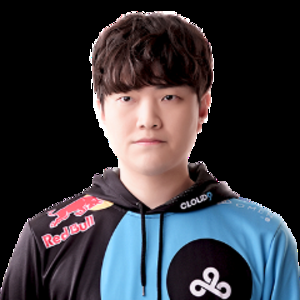
#> input picture DDA.png, 300 x 300 px
$ jupyter execute Chap11.ipynb
#> lines starting #> are read from the running program, lines starting #| are printed output that depends on the picture; pictures that were not available may be replaced by others from this repository, and a replacement may not be noted
[cell 1]
import numpy as np
import cv2

[cell 2]
img = cv2.imread('DDA.png')
#> img is the input picture: shape (300, 300, 3); mean B, G, R 59.2, 53.1, 53.8

[cell 3]
cv2.imshow('DDA', img)
cv2.waitKey(0)
cv2.destroyAllWindows()

[cell 4]
img = cv2.imread('DDA.png', 0)
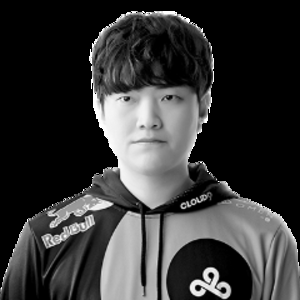
#> img: shape (300, 300); min 0, max 255, mean 53.7
cv2.imshow('image',img)
k = cv2.waitKey(0)
#> (key q is pressed here)

if k == 27: # wait for ESC key to exit
    cv2.destroyAllWindows()
elif k == ord('s'): # wait for 's' key to save and exit
    cv2.imwrite('DDAgray.png',img)
cv2.destroyAllWindows()

[cell 5]
cap = cv2.VideoCapture(0)

while(True):
    ret, frame = cap.read()
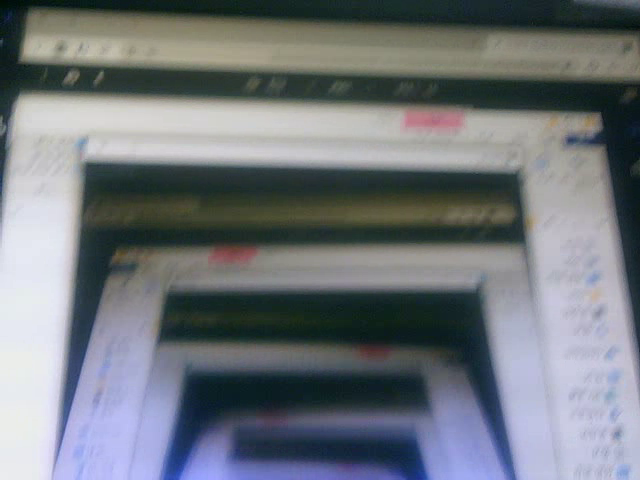
#> input picture frame 28 of output.avi, 640 x 480 px, given in place of the camera
#> frame is the input picture: shape (480, 640, 3); mean B, G, R 123.2, 117.8, 112.5
    gray = cv2.cvtColor(frame, cv2.COLOR_BGR2GRAY)
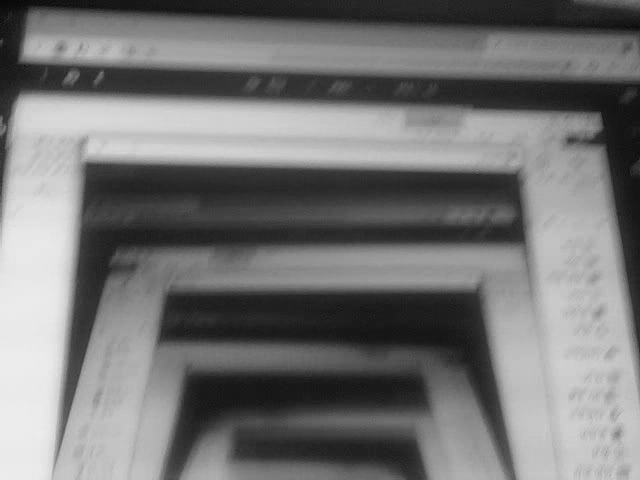
#> gray: shape (480, 640); min 7, max 236, mean 116.8
    cv2.imshow('frame',gray)

    if cv2.waitKey(1) & 0xFF == ord('q'):
#> (key q is pressed here)
        break

cap.release()
cv2.destroyAllWindows()

[cell 6]
from matplotlib import pyplot as plt

img = cv2.imread('DDA.png',0)
plt.imshow(img, cmap = 'gray', interpolation = 'bicubic')
plt.xticks([]), plt.yticks([]) # to hide tick values on X and Y axis
plt.show()

[cell 7]
cap = cv2.VideoCapture('vtest.avi')

while(cap.isOpened()):
    ret, frame = cap.read()
    gray = cv2.cvtColor(frame, cv2.COLOR_BGR2GRAY)
    cv2.imshow('frame',gray)

    if cv2.waitKey(1) & 0xFF == ord('q'):
#> (key q is pressed here)
        break

cap.release()
cv2.destroyAllWindows()

[cell 8]
cap = cv2.VideoCapture(0)

fourcc = cv2.VideoWriter_fourcc(*'XVID')
out = cv2.VideoWriter('output.avi',fourcc, 20.0, (640,480))
while(cap.isOpened()):
    ret, frame = cap.read()
    if ret==True:
        frame = cv2.flip(frame,0)
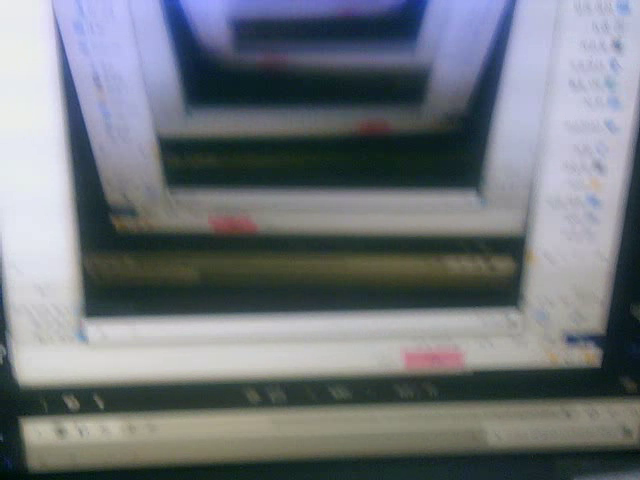
#> frame: shape (480, 640, 3); mean B, G, R 123.2, 117.8, 112.5

        out.write(frame)
        cv2.imshow('frame',frame)
        if cv2.waitKey(1) & 0xFF == ord('q'):
#> (key q is pressed here)
            break
    else:
        break

cap.release()
out.release()
cv2.destroyAllWindows()

[cell 9]
img = np.zeros((512,512,3), np.uint8)
img = cv2.line(img,(0,0),(511,255),(255,0,255),5)
img = cv2.rectangle(img,(384,0),(510,128),(190,255,50),3)
img = cv2.circle(img,(447,63), 63, (100,123,200), -1)
img = cv2.ellipse(img,(256,256),(100,50),0,0,180,255,-1)

pts = np.array([[10,5],[20,30],[70,20],[50,10]], np.int32)
pts = pts.reshape((-1,1,2))
img = cv2.polylines(img,[pts],True,(30,255,255))

font = cv2.FONT_HERSHEY_SIMPLEX
cv2.putText(img,'Draw',(10,500), font, 4,(255,255,0),2,cv2.LINE_AA)


cv2.imshow('Draw', img)
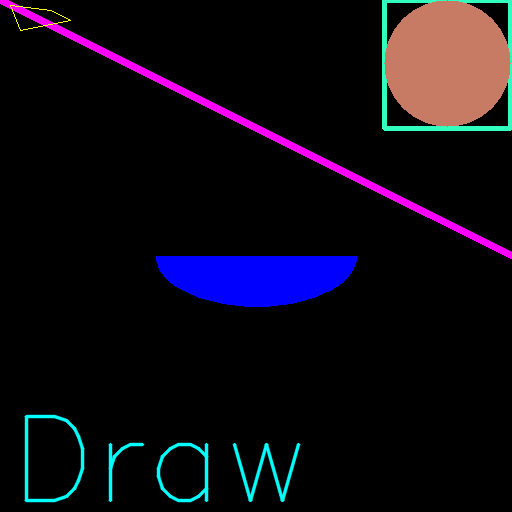
#> window 'Draw': shape (512, 512, 3); mean B, G, R 20.5, 10.4, 13.9
cv2.waitKey(0)
cv2.destroyAllWindows()

[cell 10]
events = [i for i in dir(cv2) if 'EVENT' in i]
print(events)

[cell 11]
def draw_circle(event,x,y,flags,param):
    if event == cv2.EVENT_LBUTTONDBLCLK:
        cv2.circle(img,(x,y),20,(255,0,0),-1)

img = np.zeros((512,512,3), np.uint8)
cv2.namedWindow('image')
cv2.setMouseCallback('image',draw_circle)

while(1):
    cv2.imshow('image',img)
    if cv2.waitKey(20) & 0xFF == 27:
#> (key q is pressed here)
        break
cv2.destroyAllWindows()

[cell 12]
drawing = False
mode = True
ix,iy = -1,-1

def draw_circle(event,x,y,flags,param):
    global ix,iy,drawing,mode
    if event == cv2.EVENT_LBUTTONDOWN:
        drawing = True
        ix,iy = x,y
    elif event == cv2.EVENT_MOUSEMOVE:
        if drawing == True:
            if mode == True:
                cv2.rectangle(img,(ix,iy),(x,y),(0,255,255),-1)
            else:
                cv2.circle(img,(x,y),5,(0,0,255),-1)
    elif event == cv2.EVENT_LBUTTONUP:
        drawing = False
        if mode == True:
            cv2.rectangle(img,(ix,iy),(x,y),(255,255,0),-1)
        else:
            cv2.circle(img,(x,y),5,(255,0,255),-1)

img = np.zeros((512,512,3), np.uint8)
cv2.namedWindow('image')
cv2.setMouseCallback('image',draw_circle)

while(1):
    cv2.imshow('image',img)
    k = cv2.waitKey(1) & 0xFF
#> (key q is pressed here)
    if k == ord('m'):
        mode = not mode
    elif k == 27:
        break
cv2.destroyAllWindows()

[cell 13]
def nothing(x):
    pass

img = np.zeros((300,512,3), np.uint8)
cv2.namedWindow('image')
cv2.createTrackbar('R','image',0,255,nothing)
cv2.createTrackbar('G','image',0,255,nothing)
cv2.createTrackbar('B','image',0,255,nothing)
switch = '0 : OFF \n1 : ON'
cv2.createTrackbar(switch, 'image',0,1,nothing)

while(1):
    cv2.imshow('image',img)
    k = cv2.waitKey(1) & 0xFF
#> (key q is pressed here)

    if k == 27:
        break
    r = cv2.getTrackbarPos('R','image')
    g = cv2.getTrackbarPos('G','image')
    b = cv2.getTrackbarPos('B','image')
    s = cv2.getTrackbarPos(switch,'image')

    if s == 0:
        img[:] = 0
    else:
        img[:] = [b,g,r]

cv2.destroyAllWindows()
